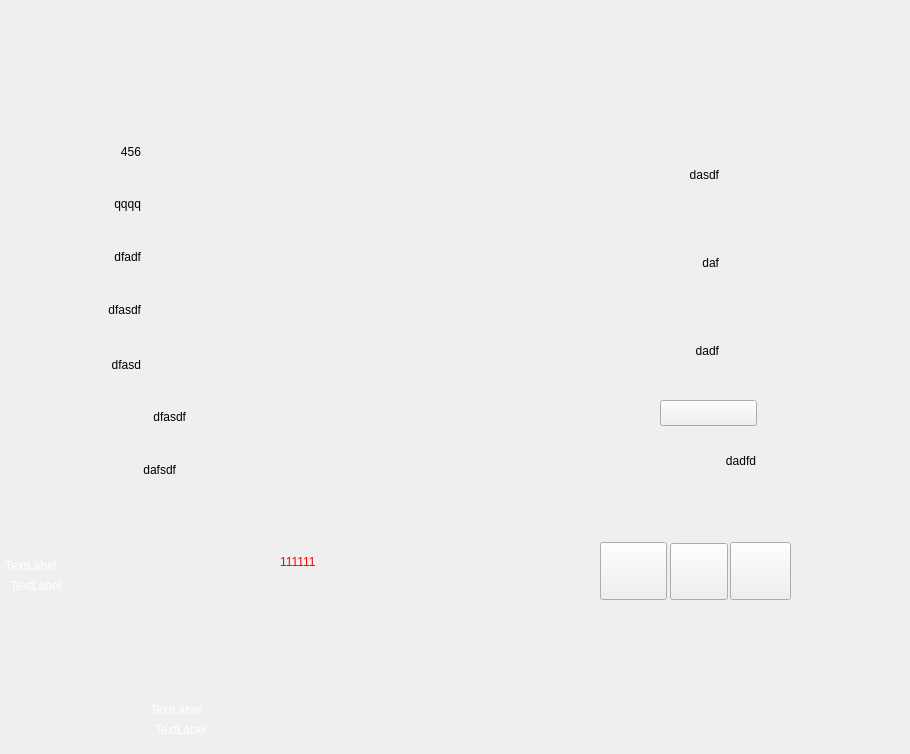
   <widget class="QWidget" name="page">
    <widget class="QPushButton" name="pushButton">
     <property name="geometry">
      <rect>
       <x>600</x>
       <y>542</y>
       <width>67</width>
       <height>58</height>
      </rect>
     </property>
     <property name="focusPolicy">
      <enum>Qt::NoFocus</enum>
     </property>
     <property name="styleSheet">
      <string notr="true">border-image: url(:/new/prefix1/img2/backlog.png);</string>
     </property>
     <property name="text">
      <string/>
     </property>
    </widget>
    <widget class="QPushButton" name="pushButton_2">
     <property name="geometry">
      <rect>
       <x>670</x>
       <y>543</y>
       <width>58</width>
       <height>57</height>
      </rect>
     </property>
     <property name="focusPolicy">
      <enum>Qt::NoFocus</enum>
     </property>
     <property name="styleSheet">
      <string notr="true">border-image: url(:/new/prefix1/img2/setlog.png);</string>
     </property>
     <property name="text">
      <string/>
     </property>
    </widget>
    <widget class="QPushButton" name="pushButton_3">
     <property name="geometry">
      <rect>
       <x>730</x>
       <y>542</y>
       <width>61</width>
       <height>58</height>
      </rect>
     </property>
     <property name="focusPolicy">
      <enum>Qt::NoFocus</enum>
     </property>
     <property name="styleSheet">
      <string notr="true">border-image: url(:/new/prefix1/img2/beeplog.png);</string>
     </property>
     <property name="text">
      <string/>
     </property>
    </widget>
    <widget class="QPushButton" name="pushButton_10">
     <property name="geometry">
      <rect>
       <x>660</x>
       <y>400</y>
       <width>97</width>
       <height>26</height>
      </rect>
     </property>
     <property name="focusPolicy">
      <enum>Qt::NoFocus</enum>
     </property>
     <property name="styleSheet">
      <string notr="true">border-image: url(:/new/prefix1/img2/icon/35.png);</string>
     </property>
     <property name="text">
      <string/>
     </property>
    </widget>
    <widget class="QLabel" name="label_13">
     <property name="geometry">
      <rect>
       <x>425</x>
       <y>684</y>
       <width>255</width>
       <height>50</height>
      </rect>
     </property>
     <property name="styleSheet">
      <string notr="true">font: 75 36pt &quot;Ubuntu&quot;;
color: rgb(255, 0, 0);</string>
     </property>
     <property name="text">
      <string/>
     </property>
     <property name="alignment">
      <set>Qt::AlignLeading|Qt::AlignLeft|Qt::AlignVCenter</set>
     </property>
     <property name="margin">
      <number>0</number>
     </property>
    </widget>
    <widget class="QLabel" name="label_14">
     <property name="geometry">
      <rect>
       <x>793</x>
       <y>298</y>
       <width>71</width>
       <height>41</height>
      </rect>
     </property>
     <property name="styleSheet">
      <string notr="true">font: 24pt &quot;Ubuntu&quot;;</string>
     </property>
     <property name="text">
      <string/>
     </property>
     <property name="alignment">
      <set>Qt::AlignRight|Qt::AlignTrailing|Qt::AlignVCenter</set>
     </property>
    </widget>
    <widget class="QLabel" name="label_17">
     <property name="geometry">
      <rect>
       <x>150</x>
       <y>694</y>
       <width>141</width>
       <height>31</height>
      </rect>
     </property>
     <property name="styleSheet">
      <string notr="true">color: rgb(255, 255, 255);
font: 75 20pt &quot;Ubuntu&quot;;</string>
     </property>
     <property name="text">
      <string>TextLabel</string>
     </property>
    </widget>
    <widget class="QLabel" name="label_18">
     <property name="geometry">
      <rect>
       <x>790</x>
       <y>584</y>
       <width>111</width>
       <height>41</height>
      </rect>
     </property>
     <property name="styleSheet">
      <string notr="true">font: 24pt &quot;Ubuntu&quot;;</string>
     </property>
     <property name="text">
      <string/>
     </property>
     <property name="alignment">
      <set>Qt::AlignRight|Qt::AlignTrailing|Qt::AlignVCenter</set>
     </property>
    </widget>
    <widget class="QLabel" name="label_19">
     <property name="geometry">
      <rect>
       <x>210</x>
       <y>598</y>
       <width>111</width>
       <height>31</height>
      </rect>
     </property>
     <property name="styleSheet">
      <string notr="true">font: 24pt &quot;Ubuntu&quot;;</string>
     </property>
     <property name="text">
      <string/>
     </property>
     <property name="alignment">
      <set>Qt::AlignRight|Qt::AlignTrailing|Qt::AlignVCenter</set>
     </property>
    </widget>
    <widget class="QLabel" name="label_20">
     <property name="geometry">
      <rect>
       <x>225</x>
       <y>380</y>
       <width>61</width>
       <height>41</height>
      </rect>
     </property>
     <property name="styleSheet">
      <string notr="true">font: 24pt &quot;Ubuntu&quot;;</string>
     </property>
     <property name="text">
      <string/>
     </property>
     <property name="alignment">
      <set>Qt::AlignRight|Qt::AlignTrailing|Qt::AlignVCenter</set>
     </property>
    </widget>
    <widget class="QLabel" name="label_21">
     <property name="geometry">
      <rect>
       <x>155</x>
       <y>714</y>
       <width>121</width>
       <height>31</height>
      </rect>
     </property>
     <property name="styleSheet">
      <string notr="true">color: rgb(255, 255, 255);
font: 75 20pt &quot;Ubuntu&quot;;</string>
     </property>
     <property name="text">
      <string>TextLabel</string>
     </property>
    </widget>
    <widget class="QLabel" name="label_22">
     <property name="geometry">
      <rect>
       <x>230</x>
       <y>540</y>
       <width>101</width>
       <height>41</height>
      </rect>
     </property>
     <property name="styleSheet">
      <string notr="true">font: 24pt &quot;Ubuntu&quot;;</string>
     </property>
     <property name="text">
      <string/>
     </property>
     <property name="alignment">
      <set>Qt::AlignRight|Qt::AlignTrailing|Qt::AlignVCenter</set>
     </property>
    </widget>
    <widget class="QLabel" name="label_23">
     <property name="geometry">
      <rect>
       <x>793</x>
       <y>474</y>
       <width>71</width>
       <height>41</height>
      </rect>
     </property>
     <property name="styleSheet">
      <string notr="true">font: 24pt &quot;Ubuntu&quot;;</string>
     </property>
     <property name="text">
      <string/>
     </property>
     <property name="alignment">
      <set>Qt::AlignRight|Qt::AlignTrailing|Qt::AlignVCenter</set>
     </property>
    </widget>
    <widget class="QLabel" name="label_24">
     <property name="geometry">
      <rect>
       <x>225</x>
       <y>492</y>
       <width>61</width>
       <height>31</height>
      </rect>
     </property>
     <property name="styleSheet">
      <string notr="true">font: 24pt &quot;Ubuntu&quot;;</string>
     </property>
     <property name="text">
      <string/>
     </property>
     <property name="alignment">
      <set>Qt::AlignRight|Qt::AlignTrailing|Qt::AlignVCenter</set>
     </property>
    </widget>
    <widget class="QLabel" name="label_25">
     <property name="geometry">
      <rect>
       <x>793</x>
       <y>386</y>
       <width>71</width>
       <height>41</height>
      </rect>
     </property>
     <property name="styleSheet">
      <string notr="true">font: 24pt &quot;Ubuntu&quot;;</string>
     </property>
     <property name="text">
      <string/>
     </property>
     <property name="alignment">
      <set>Qt::AlignRight|Qt::AlignTrailing|Qt::AlignVCenter</set>
     </property>
    </widget>
    <widget class="QLabel" name="label_26">
     <property name="geometry">
      <rect>
       <x>225</x>
       <y>327</y>
       <width>61</width>
       <height>41</height>
      </rect>
     </property>
     <property name="styleSheet">
      <string notr="true">font: 24pt &quot;Ubuntu&quot;;</string>
     </property>
     <property name="text">
      <string/>
     </property>
     <property name="alignment">
      <set>Qt::AlignRight|Qt::AlignTrailing|Qt::AlignVCenter</set>
     </property>
    </widget>
    <widget class="QLabel" name="label_27">
     <property name="geometry">
      <rect>
       <x>225</x>
       <y>438</y>
       <width>61</width>
       <height>31</height>
      </rect>
     </property>
     <property name="styleSheet">
      <string notr="true">font: 24pt &quot;Ubuntu&quot;;</string>
     </property>
     <property name="text">
      <string/>
     </property>
     <property name="alignment">
      <set>Qt::AlignRight|Qt::AlignTrailing|Qt::AlignVCenter</set>
     </property>
    </widget>
    <widget class="QLabel" name="label_28">
     <property name="geometry">
      <rect>
       <x>225</x>
       <y>280</y>
       <width>61</width>
       <height>31</height>
      </rect>
     </property>
     <property name="layoutDirection">
      <enum>Qt::LeftToRight</enum>
     </property>
     <property name="styleSheet">
      <string notr="true">font: 24pt &quot;Ubuntu&quot;;</string>
     </property>
     <property name="text">
      <string/>
     </property>
     <property name="alignment">
      <set>Qt::AlignRight|Qt::AlignTrailing|Qt::AlignVCenter</set>
     </property>
    </widget>
    <widget class="QLabel" name="label_29">
     <property name="geometry">
      <rect>
       <x>280</x>
       <y>537</y>
       <width>255</width>
       <height>50</height>
      </rect>
     </property>
     <property name="styleSheet">
      <string notr="true">font: 75 36pt &quot;Ubuntu&quot;;
color: rgb(255, 0, 0);</string>
     </property>
     <property name="text">
      <string>111111</string>
     </property>
     <property name="alignment">
      <set>Qt::AlignLeading|Qt::AlignLeft|Qt::AlignVCenter</set>
     </property>
     <property name="margin">
      <number>0</number>
     </property>
    </widget>
    <widget class="QLabel" name="label_30">
     <property name="geometry">
      <rect>
       <x>648</x>
       <y>154</y>
       <width>71</width>
       <height>41</height>
      </rect>
     </property>
     <property name="styleSheet">
      <string notr="true">font: 24pt &quot;Ubuntu&quot;;</string>
     </property>
     <property name="text">
      <string>dasdf</string>
     </property>
     <property name="alignment">
      <set>Qt::AlignRight|Qt::AlignTrailing|Qt::AlignVCenter</set>
     </property>
    </widget>
    <widget class="QLabel" name="label_31">
     <property name="geometry">
      <rect>
       <x>5</x>
       <y>550</y>
       <width>141</width>
       <height>31</height>
      </rect>
     </property>
     <property name="styleSheet">
      <string notr="true">color: rgb(255, 255, 255);
font: 75 20pt &quot;Ubuntu&quot;;</string>
     </property>
     <property name="text">
      <string>TextLabel</string>
     </property>
    </widget>
    <widget class="QLabel" name="label_32">
     <property name="geometry">
      <rect>
       <x>645</x>
       <y>440</y>
       <width>111</width>
       <height>41</height>
      </rect>
     </property>
     <property name="styleSheet">
      <string notr="true">font: 24pt &quot;Ubuntu&quot;;</string>
     </property>
     <property name="text">
      <string>dadfd</string>
     </property>
     <property name="alignment">
      <set>Qt::AlignRight|Qt::AlignTrailing|Qt::AlignVCenter</set>
     </property>
    </widget>
    <widget class="QLabel" name="label_33">
     <property name="geometry">
      <rect>
       <x>65</x>
       <y>454</y>
       <width>111</width>
       <height>31</height>
      </rect>
     </property>
     <property name="styleSheet">
      <string notr="true">font: 24pt &quot;Ubuntu&quot;;</string>
     </property>
     <property name="text">
      <string>dafsdf</string>
     </property>
     <property name="alignment">
      <set>Qt::AlignRight|Qt::AlignTrailing|Qt::AlignVCenter</set>
     </property>
    </widget>
    <widget class="QLabel" name="label_34">
     <property name="geometry">
      <rect>
       <x>80</x>
       <y>236</y>
       <width>61</width>
       <height>41</height>
      </rect>
     </property>
     <property name="styleSheet">
      <string notr="true">font: 24pt &quot;Ubuntu&quot;;</string>
     </property>
     <property name="text">
      <string>dfadf</string>
     </property>
     <property name="alignment">
      <set>Qt::AlignRight|Qt::AlignTrailing|Qt::AlignVCenter</set>
     </property>
    </widget>
    <widget class="QLabel" name="label_35">
     <property name="geometry">
      <rect>
       <x>10</x>
       <y>570</y>
       <width>121</width>
       <height>31</height>
      </rect>
     </property>
     <property name="styleSheet">
      <string notr="true">color: rgb(255, 255, 255);
font: 75 20pt &quot;Ubuntu&quot;;</string>
     </property>
     <property name="text">
      <string>TextLabel</string>
     </property>
    </widget>
    <widget class="QLabel" name="label_36">
     <property name="geometry">
      <rect>
       <x>85</x>
       <y>396</y>
       <width>101</width>
       <height>41</height>
      </rect>
     </property>
     <property name="styleSheet">
      <string notr="true">font: 24pt &quot;Ubuntu&quot;;</string>
     </property>
     <property name="text">
      <string>dfasdf</string>
     </property>
     <property name="alignment">
      <set>Qt::AlignRight|Qt::AlignTrailing|Qt::AlignVCenter</set>
     </property>
    </widget>
    <widget class="QLabel" name="label_37">
     <property name="geometry">
      <rect>
       <x>648</x>
       <y>330</y>
       <width>71</width>
       <height>41</height>
      </rect>
     </property>
     <property name="styleSheet">
      <string notr="true">font: 24pt &quot;Ubuntu&quot;;</string>
     </property>
     <property name="text">
      <string>dadf</string>
     </property>
     <property name="alignment">
      <set>Qt::AlignRight|Qt::AlignTrailing|Qt::AlignVCenter</set>
     </property>
    </widget>
    <widget class="QLabel" name="label_38">
     <property name="geometry">
      <rect>
       <x>80</x>
       <y>348</y>
       <width>61</width>
       <height>34</height>
      </rect>
     </property>
     <property name="styleSheet">
      <string notr="true">font: 24pt &quot;Ubuntu&quot;;</string>
     </property>
     <property name="text">
      <string>dfasd</string>
     </property>
     <property name="alignment">
      <set>Qt::AlignRight|Qt::AlignTrailing|Qt::AlignVCenter</set>
     </property>
    </widget>
    <widget class="QLabel" name="label_39">
     <property name="geometry">
      <rect>
       <x>648</x>
       <y>242</y>
       <width>71</width>
       <height>41</height>
      </rect>
     </property>
     <property name="styleSheet">
      <string notr="true">font: 24pt &quot;Ubuntu&quot;;</string>
     </property>
     <property name="text">
      <string>daf</string>
     </property>
     <property name="alignment">
      <set>Qt::AlignRight|Qt::AlignTrailing|Qt::AlignVCenter</set>
     </property>
    </widget>
    <widget class="QLabel" name="label_40">
     <property name="geometry">
      <rect>
       <x>80</x>
       <y>183</y>
       <width>61</width>
       <height>41</height>
      </rect>
     </property>
     <property name="styleSheet">
      <string notr="true">font: 24pt &quot;Ubuntu&quot;;</string>
     </property>
     <property name="text">
      <string>qqqq</string>
     </property>
     <property name="alignment">
      <set>Qt::AlignRight|Qt::AlignTrailing|Qt::AlignVCenter</set>
     </property>
    </widget>
    <widget class="QLabel" name="label_41">
     <property name="geometry">
      <rect>
       <x>80</x>
       <y>294</y>
       <width>61</width>
       <height>31</height>
      </rect>
     </property>
     <property name="styleSheet">
      <string notr="true">font: 24pt &quot;Ubuntu&quot;;</string>
     </property>
     <property name="text">
      <string>dfasdf</string>
     </property>
     <property name="alignment">
      <set>Qt::AlignRight|Qt::AlignTrailing|Qt::AlignVCenter</set>
     </property>
    </widget>
    <widget class="QLabel" name="label_42">
     <property name="geometry">
      <rect>
       <x>80</x>
       <y>136</y>
       <width>61</width>
       <height>31</height>
      </rect>
     </property>
     <property name="layoutDirection">
      <enum>Qt::LeftToRight</enum>
     </property>
     <property name="styleSheet">
      <string notr="true">font: 24pt &quot;Ubuntu&quot;;</string>
     </property>
     <property name="text">
      <string>456</string>
     </property>
     <property name="alignment">
      <set>Qt::AlignRight|Qt::AlignTrailing|Qt::AlignVCenter</set>
     </property>
    </widget>
   </widget>
